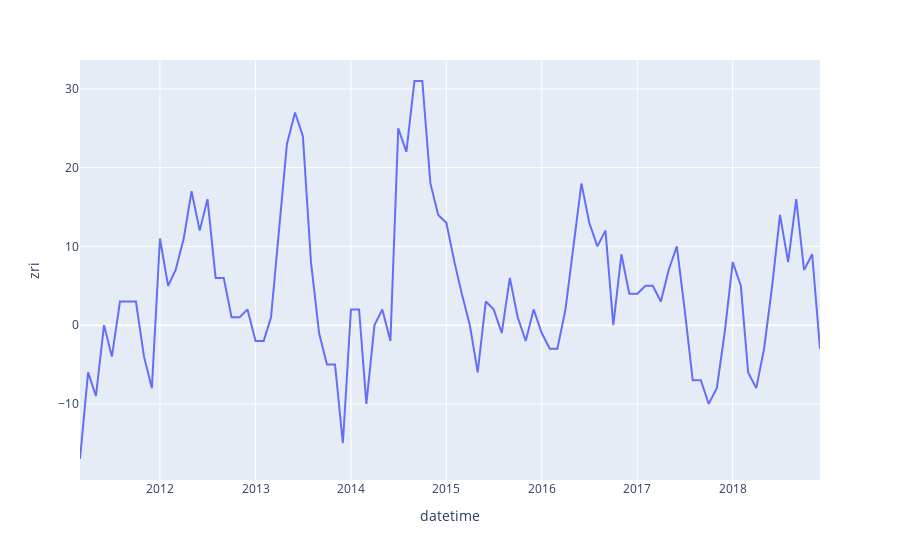

The notebook cell this image was saved under:
### Code cell
fig = px.line(dif1, x = 'datetime', y = 'zri')
fig
# now looks approximately stationary centered around 0
